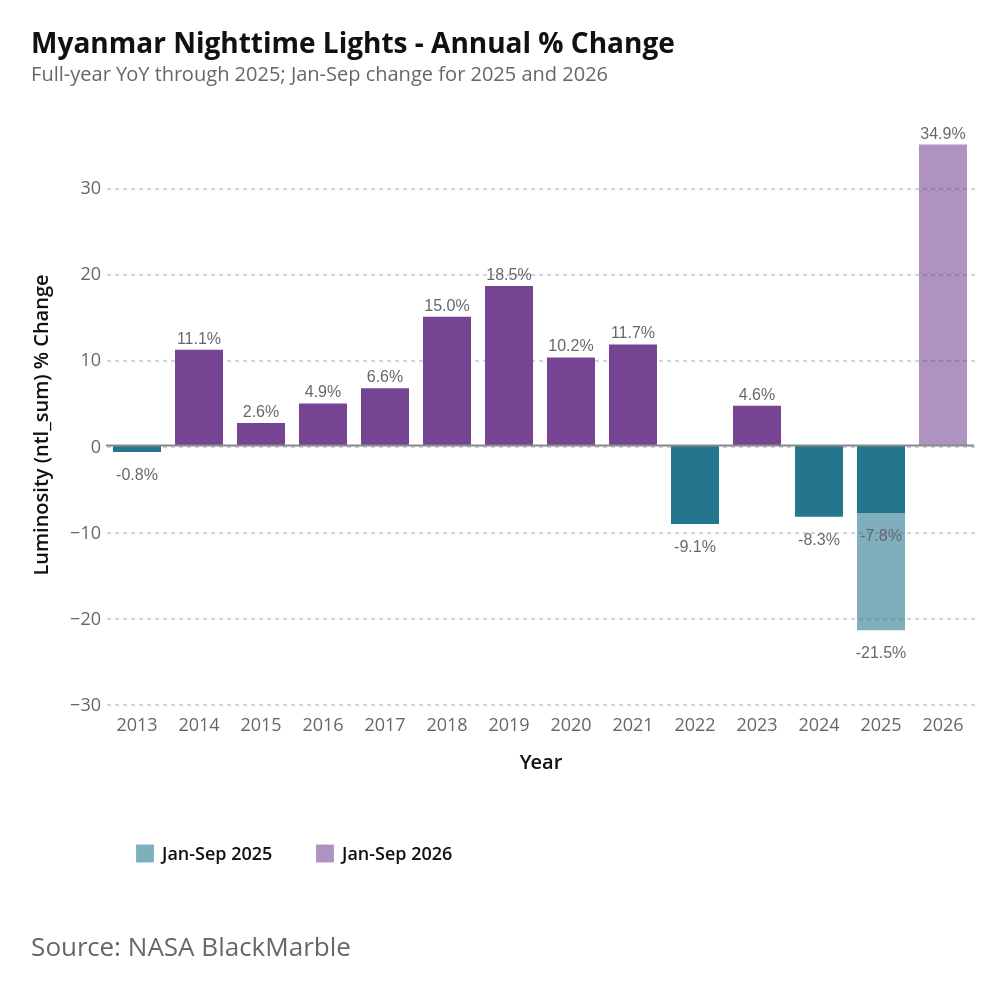

Notebook cell for this chart:
### Markdown cell above
### 1.3 Annual % Change in Nightlights

### Code cell
# Fig 1.3: Annual % Change in Nightlights
REPORT_MAX_MONTH = max_month
ntl_corrected_report = prepare_ntl_corrected(ntl_monthly_adm0, REPORT_MAX_MONTH)
annual_report = prepare_annual_yoy_with_partial(
    ntl_annual_adm0, ntl_corrected_report, "ntl_sum"
)

full = (
    annual_report[["year", "pct_change_full_year"]]
    .dropna()
    .query("year < @current_year")
    .rename(columns={"pct_change_full_year": "pct_change"})
    .assign(series="% change from PY", series_order=0)
)
partial = (
    annual_report.loc[
        annual_report["year"].isin([prev_year, current_year]),
        ["year", "pct_change_9months"],
    ]
    .dropna()
    .rename(columns={"pct_change_9months": "pct_change"})
    .assign(
        series=lambda d: np.where(
            d["year"].eq(prev_year),
            f"{report_period_label} {prev_year}",
            f"{report_period_label} {current_year}",
        ),
        series_order=lambda d: np.where(d["year"].eq(prev_year), 1, 2),
    )
)
annual_ntl_chart_data = (
    pd.concat([full, partial], ignore_index=True)
    .assign(
        year=lambda d: d["year"].astype(int),
        label=lambda d: d["pct_change"].map(lambda v: f"{v:.1f}%"),
    )
    .sort_values(["year", "series_order"])
)

PROJECT_ROOT = next(
    p
    for p in [Path.cwd(), *Path.cwd().parents]
    if (p / "data").exists() and (p / "notebooks").exists()
)
NTL_REPORT_DIR = PROJECT_ROOT / "docs" / "ntl_report"
NTL_REPORT_DIR.mkdir(parents=True, exist_ok=True)
annual_ntl_chart_data.to_csv(NTL_REPORT_DIR / "fig-1-3-annual-ntl-yoy.csv", index=False)
bar_size = 24
y_axis_min = min(-15, annual_ntl_chart_data["pct_change"].min() - 5)

series_domain = [
    "% change from PY",
    f"{report_period_label} {prev_year}",
    f"{report_period_label} {current_year}",
]
base = alt.Chart(annual_ntl_chart_data).encode(
    x=alt.X("year:O", title="Year", axis=alt.Axis(labelFontSize=9, titleFontSize=10)),
    y=alt.Y(
        "pct_change:Q",
        title="Luminosity (ntl_sum) % Change",
        scale=alt.Scale(domainMin=y_axis_min),
        axis=alt.Axis(labelFontSize=9, titleFontSize=10, grid=True, gridDash=[2, 2]),
    ),
    tooltip=[
        alt.Tooltip("year:O", title="Year"),
        alt.Tooltip("series:N", title="Measure"),
        alt.Tooltip("pct_change:Q", format="+.1f", title="% Change"),
    ],
)
full_bars = (
    base.transform_filter(alt.datum.series == "% change from PY")
    .mark_bar(size=bar_size)
    .encode(
        color=alt.condition(
            alt.datum.pct_change < 0, alt.value("#24768E"), alt.value("#754493")
        )
    )
)
partial_bars = (
    base.transform_filter(alt.datum.series != "% change from PY")
    .mark_bar(size=bar_size)
    .encode(
        color=alt.Color(
            "series:N",
            title="",
            scale=alt.Scale(domain=series_domain[1:], range=["#24768E", "#754493"]),
            legend=alt.Legend(labelFontSize=9, symbolSize=80),
        ),
        opacity=alt.value(0.58),
    )
)
labels = base.mark_text(
    fontSize=8, color="#666666", dy=alt.expr("datum.pct_change >= 0 ? -5 : 12")
).encode(text="label:N")
zero = (
    alt.Chart(pd.DataFrame({"zero": [0]})).mark_rule(color="#8A8A8A").encode(y="zero:Q")
)
chart = (full_bars + partial_bars + labels + zero).properties(
    width=434,
    height=280,
    title=alt.TitleParams(
        text="Myanmar Nighttime Lights - Annual % Change",
        subtitle=f"Full-year YoY through {prev_year}; {report_period_label} change for {prev_year} and {current_year}",
        fontSize=14,
        subtitleFontSize=10,
        anchor="start",
    ),
)
chart = az.add_caption(chart, "Source: NASA BlackMarble")
chart.save(NTL_REPORT_DIR / "fig-1-3-annual-ntl-yoy.png", scale_factor=3)
chart

### Figure 1 — Vega-Lite specification as saved in the notebook (floating-point values rounded to 4 significant figures)
{"config": {"background": "white", "padding": 15, "mark": {"tooltip": true}, "point": {"filled": true, "size": 60, "stroke": "white", "strokeWidth": 1}, "circle": {"filled": true, "stroke": "white", "strokeWidth": 1}, "square": {"filled": true, "stroke": "white", "strokeWidth": 1}, "line": {"strokeWidth": 4, "strokeCap": "round", "strokeJoin": "round"}, "bar": {"cornerRadiusEnd": 0}, "area": {"opacity": 0.7}, "arc": {"stroke": "white", "strokeWidth": 1}, "rect": {"stroke": "#8A969F", "strokeWidth": 0.5}, "geoshape": {"stroke": "#666666", "strokeWidth": 0.3, "strokeJoin": "round", "strokeCap": "round"}, "title": {"font": "Open Sans, sans-serif", "fontSize": 18, "fontWeight": 700, "lineHeight": 22, "color": "#111111", "anchor": "start", "offset": 21, "subtitleFont": "Open Sans, sans-serif", "subtitleFontSize": 15, "subtitleFontWeight": 400, "subtitleLineHeight": 18, "subtitleColor": "#666666", "subtitlePadding": 3}, "axis": {"domain": false, "grid": true, "gridColor": "#CED4DE", "gridDash": [4, 2], "gridWidth": 1, "labelFont": "Open Sans, sans-serif", "labelFontSize": 13, "labelFontWeight": 400, "labelColor": "#666666", "labelPadding": 3, "tickColor": "#CED4DE", "tickSize": 5, "tickCount": 5, "titleFont": "Open Sans, sans-serif", "titleFontSize": 13, "titleFontWeight": 600, "titleColor": "#111111", "titlePadding": 9}, "axisX": {"grid": false, "tickSize": 0, "labelAngle": 0}, "axisY": {"domain": false, "ticks": false, "gridColor": "#CED4DE", "gridDash": [4, 2], "gridWidth": 1}, "axisQuantitative": {"tickCount": 5}, "axisBand": {"labelPadding": 6, "tickSize": 0}, "axisTemporal": {"grid": false}, "legend": {"labelFont": "Open Sans, sans-serif", "labelFontSize": 13, "labelFontWeight": 600, "labelColor": "#111111", "titleFont": "Open Sans, sans-serif", "titleFontSize": 13, "titleFontWeight": 600, "titleColor": "#111111", "titlePadding": 3, "symbolSize": 196, "symbolStrokeWidth": 0, "padding": 15, "offset": 21, "columnPadding": 21, "orient": "bottom", "labelLimit": 200, "titleLimit": 200}, "view": {"stroke": null, "continuousWidth": 600, "continuousHeight": 400}, "range": {"category": ["#34A7F2", "#FF9800", "#664AB6", "#4EC2C0", "#F3578E", "#081079", "#0C7C68", "#AA0000", "#DDDA21"], "diverging": ["#920000", "#BD6126", "#E3A763", "#EFEFEF", "#80BDE7", "#3587C3", "#025288"], "heatmap": ["#E3F6FD", "#75CCEC", "#089BD4", "#0169A1", "#023B6F"], "ordinal": ["#E3F6FD", "#75CCEC", "#089BD4", "#0169A1", "#023B6F"], "ramp": ["#E3F6FD", "#75CCEC", "#089BD4", "#0169A1", "#023B6F"]}, "scale": {"bandPaddingInner": 0.2, "bandPaddingOuter": 0.1, "pointPadding": 0.5}, "header": {"labelFont": "Open Sans, sans-serif", "labelFontSize": 13, "labelFontWeight": 600, "labelColor": "#111111", "titleFont": "Open Sans, sans-serif", "titleFontSize": 15, "titleFontWeight": 600, "titleColor": "#111111"}, "concat": {"spacing": 18}, "facet": {"spacing": 18}, "selection": {"point": {"on": "click", "clear": "dblclick"}, "interval": {"mark": {"fill": "#0071BC", "fillOpacity": 0.15, "stroke": "#0071BC", "strokeWidth": 1}}}}, "vconcat": [{"layer": [{"mark": {"type": "bar", "size": 24}, "encoding": {"color": {"condition": {"test": "(datum.pct_change < 0)", "value": "#24768E"}, "value": "#754493"}, "tooltip": [{"field": "year", "title": "Year", "type": "ordinal"}, {"field": "series", "title": "Measure", "type": "nominal"}, {"field": "pct_change", "format": "+.1f", "title": "% Change", "type": "quantitative"}], "x": {"axis": {"labelFontSize": 9, "titleFontSize": 10}, "field": "year", "title": "Year", "type": "ordinal"}, "y": {"axis": {"grid": true, "gridDash": [2, 2], "labelFontSize": 9, "titleFontSize": 10}, "field": "pct_change", "scale": {"domainMin": -26.45}, "title": "Luminosity (ntl_sum) % Change", "type": "quantitative"}}, "transform": [{"filter": "(datum.series === '% change from PY')"}]}, {"mark": {"type": "bar", "size": 24}, "encoding": {"color": {"field": "series", "legend": {"labelFontSize": 9, "symbolSize": 80}, "scale": {"domain": ["Jan-Sep 2025", "Jan-Sep 2026"], "range": ["#24768E", "#754493"]}, "title": "", "type": "nominal"}, "opacity": {"value": 0.58}, "tooltip": [{"field": "year", "title": "Year", "type": "ordinal"}, {"field": "series", "title": "Measure", "type": "nominal"}, {"field": "pct_change", "format": "+.1f", "title": "% Change", "type": "quantitative"}], "x": {"axis": {"labelFontSize": 9, "titleFontSize": 10}, "field": "year", "title": "Year", "type": "ordinal"}, "y": {"axis": {"grid": true, "gridDash": [2, 2], "labelFontSize": 9, "titleFontSize": 10}, "field": "pct_change", "scale": {"domainMin": -26.45}, "title": "Luminosity (ntl_sum) % Change", "type": "quantitative"}}, "transform": [{"filter": "(datum.series !== '% change from PY')"}]}, {"mark": {"type": "text", "color": "#666666", "dy": {"expr": "datum.pct_change >= 0 ? -5 : 12"}, "fontSize": 8}, "encoding": {"text": {"field": "label", "type": "nominal"}, "tooltip": [{"field": "year", "title": "Year", "type": "ordinal"}, {"field": "series", "title": "Measure", "type": "nominal"}, {"field": "pct_change", "format": "+.1f", "title": "% Change", "type": "quantitative"}], "x": {"axis": {"labelFontSize": 9, "titleFontSize": 10}, "field": "year", "title": "Year", "type": "ordinal"}, "y": {"axis": {"grid": true, "gridDash": [2, 2], "labelFontSize": 9, "titleFontSize": 10}, "field": "pct_change", "scale": {"domainMin": -26.45}, "title": "Luminosity (ntl_sum) % Change", "type": "quantitative"}}}, {"data": {"name": "data-42990c68f268a11fa16682fcd3437a6f"}, "mark": {"type": "rule", "color": "#8A8A8A"}, "encoding": {"y": {"field": "zero", "type": "quantitative"}}}], "height": 280, "title": {"text": "Myanmar Nighttime Lights - Annual % Change", "anchor": "start", "fontSize": 14, "subtitle": "Full-year YoY through 2025; Jan-Sep change for 2025 and 2026", "subtitleFontSize": 10}, "width": 434}], "data": {"name": "data-dad93d3e0b35a0bf0964c11e26394510"}, "title": {"text": "Source: NASA BlackMarble", "anchor": "start", "color": "#666666", "font": "Open Sans, sans-serif", "fontSize": 13, "fontWeight": 400, "lineHeight": 20, "offset": 21, "orient": "bottom"}, "$schema": "https://vega.github.io/schema/vega-lite/v6.1.0.json", "datasets": {"data-dad93d3e0b35a0bf0964c11e26394510": [{"year": 2013, "pct_change": -0.7581, "series": "% change from PY", "series_order": 0, "label": "-0.8%"}, {"year": 2014, "pct_change": 11.11, "series": "% change from PY", "series_order": 0, "label": "11.1%"}, {"year": 2015, "pct_change": 2.602, "series": "% change from PY", "series_order": 0, "label": "2.6%"}, {"year": 2016, "pct_change": 4.882, "series": "% change from PY", "series_order": 0, "label": "4.9%"}, {"year": 2017, "pct_change": 6.643, "series": "% change from PY", "series_order": 0, "label": "6.6%"}, {"year": 2018, "pct_change": 14.96, "series": "% change from PY", "series_order": 0, "label": "15.0%"}, {"year": 2019, "pct_change": 18.52, "series": "% change from PY", "series_order": 0, "label": "18.5%"}, {"year": 2020, "pct_change": 10.22, "series": "% change from PY", "series_order": 0, "label": "10.2%"}, {"year": 2021, "pct_change": 11.73, "series": "% change from PY", "series_order": 0, "label": "11.7%"}, {"year": 2022, "pct_change": -9.115, "series": "% change from PY", "series_order": 0, "label": "-9.1%"}, {"year": 2023, "pct_change": 4.62, "series": "% change from PY", "series_order": 0, "label": "4.6%"}, {"year": 2024, "pct_change": -8.262, "series": "% change from PY", "series_order": 0, "label": "-8.3%"}, {"year": 2025, "pct_change": -7.83, "series": "% change from PY", "series_order": 0, "label": "-7.8%"}, {"year": 2025, "pct_change": -21.45, "series": "Jan-Sep 2025", "series_order": 1, "label": "-21.5%"}, {"year": 2026, "pct_change": 34.93, "series": "Jan-Sep 2026", "series_order": 2, "label": "34.9%"}], "data-42990c68f268a11fa16682fcd3437a6f": [{"zero": 0}]}}
